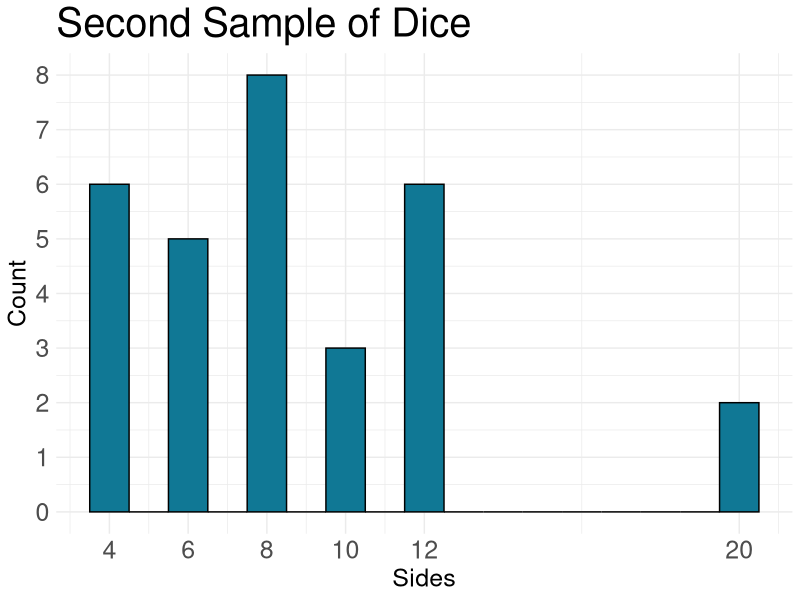
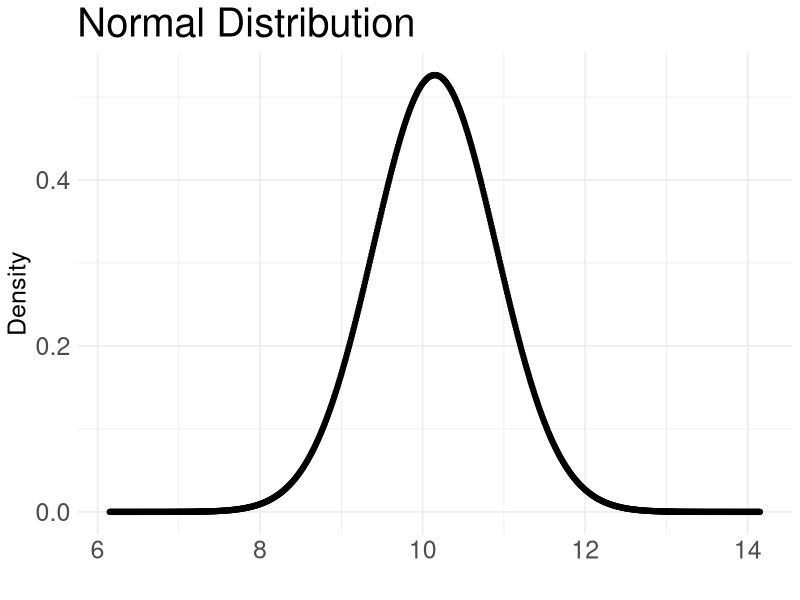

Write R code to recreate these figures, in order.
## ---- chunk 1
#| message: false
#| warning: false

library(ggplot2)
set.seed(2405)
## ---- chunk 2
#| code-fold: true
#| echo: true

N <- 100
sides <- c(4, 6, 8, 10, 12, 20)
dice <- sample(sides, N, replace = TRUE)
## ---- chunk 3
#| code-fold: true
#| echo: true

n1 <- 5
sample1_dice <- sample(dice, n1, replace = TRUE)
mean1_dice <- mean(sample1_dice)
## ---- chunk 4
#| code-fold: true

knitr::kable(
data.frame(sample = 1:n1, sides = sample1_dice),
caption = "First Sample",
format = "html",
col.names = c("Sample", "Sides")
)
## ---- chunk 5
#| code-fold: true
#| echo: true

n2 <- 30
sample2_dice <- sample(dice, n2, replace = TRUE)
mean2_dice <- mean(sample2_dice)

ggplot(data = data.frame(x = sample2_dice), aes(x = x)) +
geom_histogram(binwidth = 1,
fill = "#107895",
color = "black") +
labs(title = "Second Sample of Dice", x = "Sides", y = "Count") + scale_x_continuous(breaks = sides) + scale_y_continuous(breaks = seq(0, 10, 1)) + theme_minimal() +
theme(
axis.text = element_text(size = 18),
axis.title = element_text(size = 18),
title = element_text(size = 24)
)
## ---- chunk 6
#| code-fold: true

knitr::kable(
table(dice),
caption = "Dice in the bag",
format = "html",
col.names = c("Dice", "Count")
)
## ---- chunk 7
#| echo: true
#| code-fold: true

df <- data.frame(xseq = seq(10.15-4,10.15+4,.01), densities = dnorm(seq(10.15-4,10.15+4,.01), 10.15, 4.15/sqrt(30)))
ggplot(data = df, aes(x = xseq, y = densities)) +
 geom_point() + labs(title = "Normal Distribution", x = "", y = "Density") + theme_minimal() + theme(
axis.text = element_text(size = 18),
axis.title = element_text(size = 18),
title = element_text(size = 24))
## ---- chunk 8
#| echo: true
pnorm(7.18, 8.67, 4.15/sqrt(30))
## ---- chunk 9
#| echo: true
1 - pnorm(10.15, 8.67, 4.15/sqrt(30))
